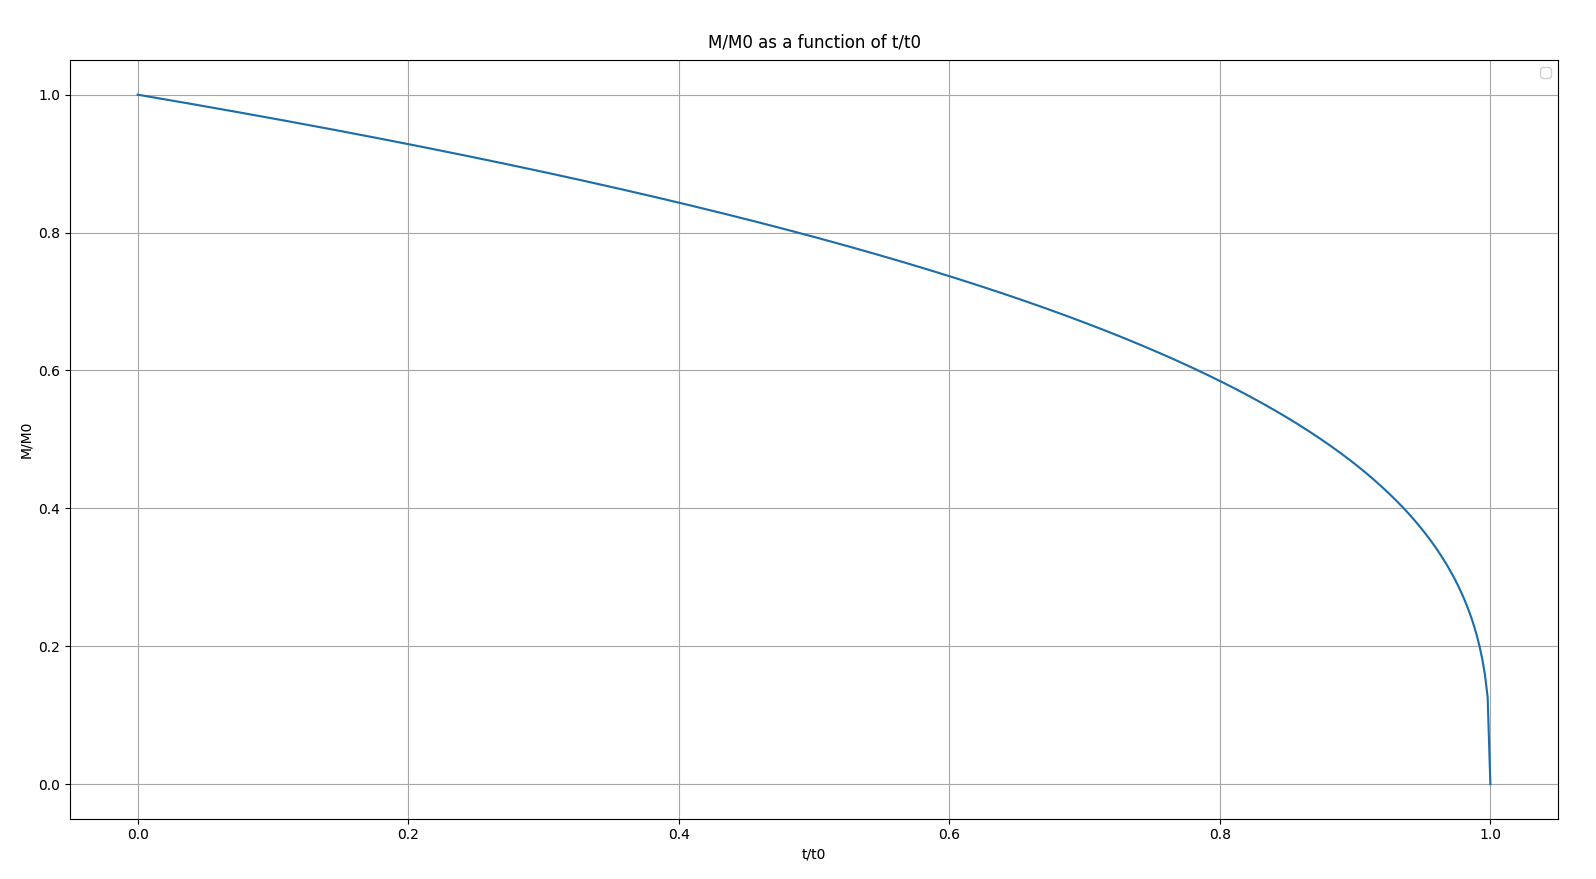

Source code (Python):

import matplotlib.pyplot as plt
import numpy as np


def main():
    t_t0 = np.linspace(0, 1, 500)
    fig, ax = plt.subplots()
    ax.plot(t_t0, np.cbrt(1 - t_t0))
    ax.set_xlabel("t/t0")
    ax.set_ylabel("M/M0")
    ax.grid(True)
    ax.set_title("M/M0 as a function of t/t0", va='bottom')
    plt.legend()
    plt.show()


if __name__ == "__main__":
    main()
